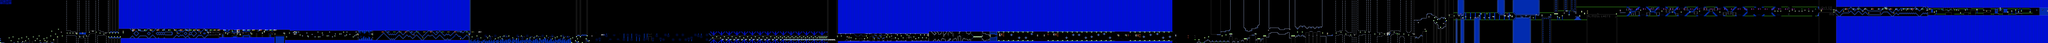

Tiled map render using the project's own tile images. Description and the map definition, with tile-layer contents summarised, below:
An orthogonal 2119x45 tile map with 16x16 px tiles, 2 tile layers (SP, ...), 2 tilesets, 2 image layers.

<map version="1.10" tiledversion="1.11.2" orientation="orthogonal" renderorder="right-down" width="2119" height="45" tilewidth="16" tileheight="16" infinite="0" nextlayerid="5" nextobjectid="1">
 <editorsettings>
  <chunksize width="16" height="27" />
  <export target="../LEVELS/LEVEL DATA/bloodbath.csv" format="csv" />
 </editorsettings>
 <tileset firstgid="1" name="famidash" tilewidth="16" tileheight="16" tilecount="256" columns="16">
  <image source="../../../GRAPHICS/famidash.bmp" width="256" height="256" />
 </tileset>
 <tileset firstgid="257" name="sprites" tilewidth="16" tileheight="16" tilecount="256" columns="16">
  <image source="../../../GRAPHICS/sprites.png" width="256" height="256" />
 </tileset>
 <imagelayer id="3" name="Image Layer 1" parallaxx="0.9" parallaxy="0.9" repeatx="1" repeaty="1">
  <image source="../../../GRAPHICS/Old/parallax Blue.bmp" width="144" height="72" />
 </imagelayer>
 <imagelayer id="4" name="Image Layer 2" offsetx="0" offsety="720" repeatx="1">
  <image source="../../../GRAPHICS/ground.bmp" width="64" height="128" />
 </imagelayer>
 <layer id="1" width="2119" height="45">
  <data>[95355 cells, 95355 non-empty, 121 distinct tile ids]</data>
 </layer>
 <layer id="2" name="SP" width="2119" height="45">
  <data>[95355 cells, 972 non-empty, 75 distinct tile ids]</data>
 </layer>
</map>
